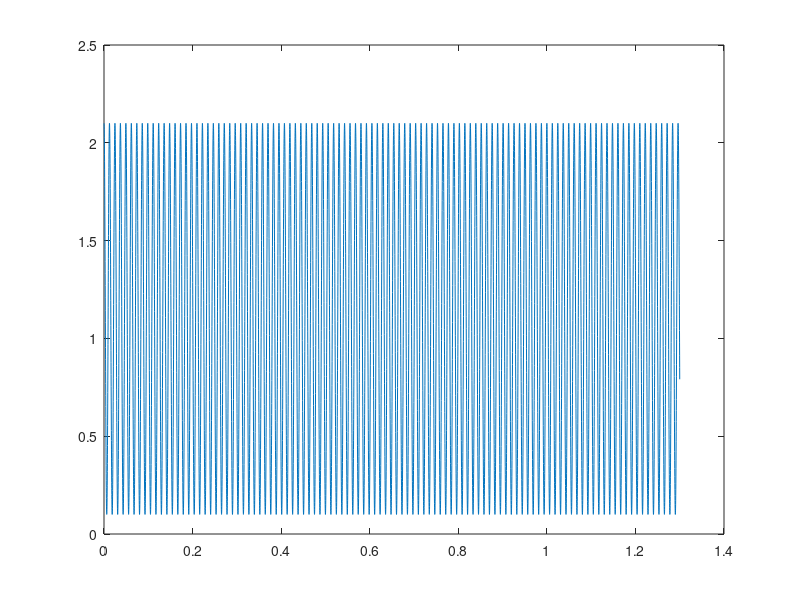
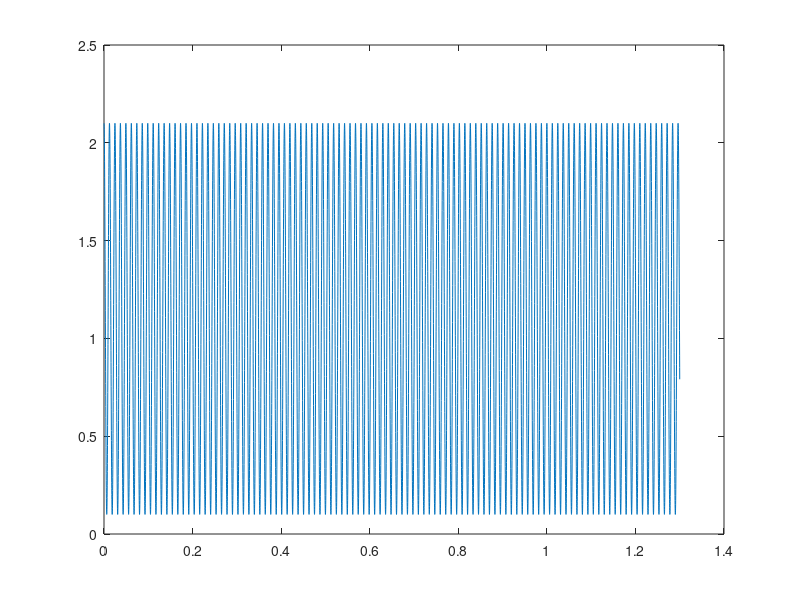

Write MATLAB code to recreate these figures, in order. (Note: this script raises an error after producing the figures.)
fs = 8000;
t = 0:1/fs:1.3;
bb = (1.1 + cos(2*pi*81*t)).*cos(2*pi*1031);
plot(t,bb);
figure;
plot(t,abs(bb));
figure;

spectrogram(bb);
title('Spectrogram of bb');
figure;
b1 = (1.1 + cos(2*pi*81*t));
spectrogram(b1);
title('Spectrogram of b1');
figure;
spectrogram(abs(bb));
title('Spectrogram of abs(bb)');
figure;

